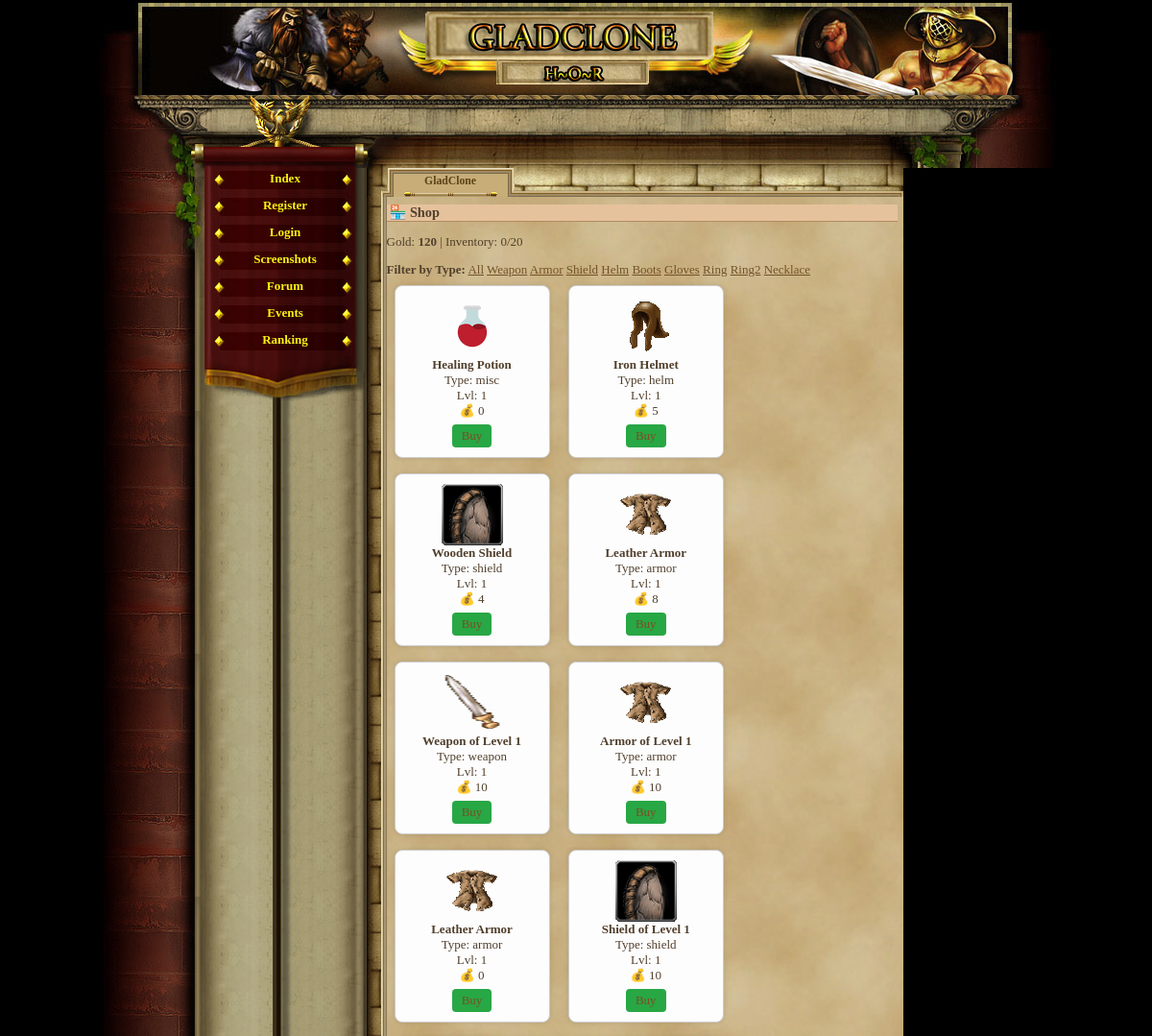
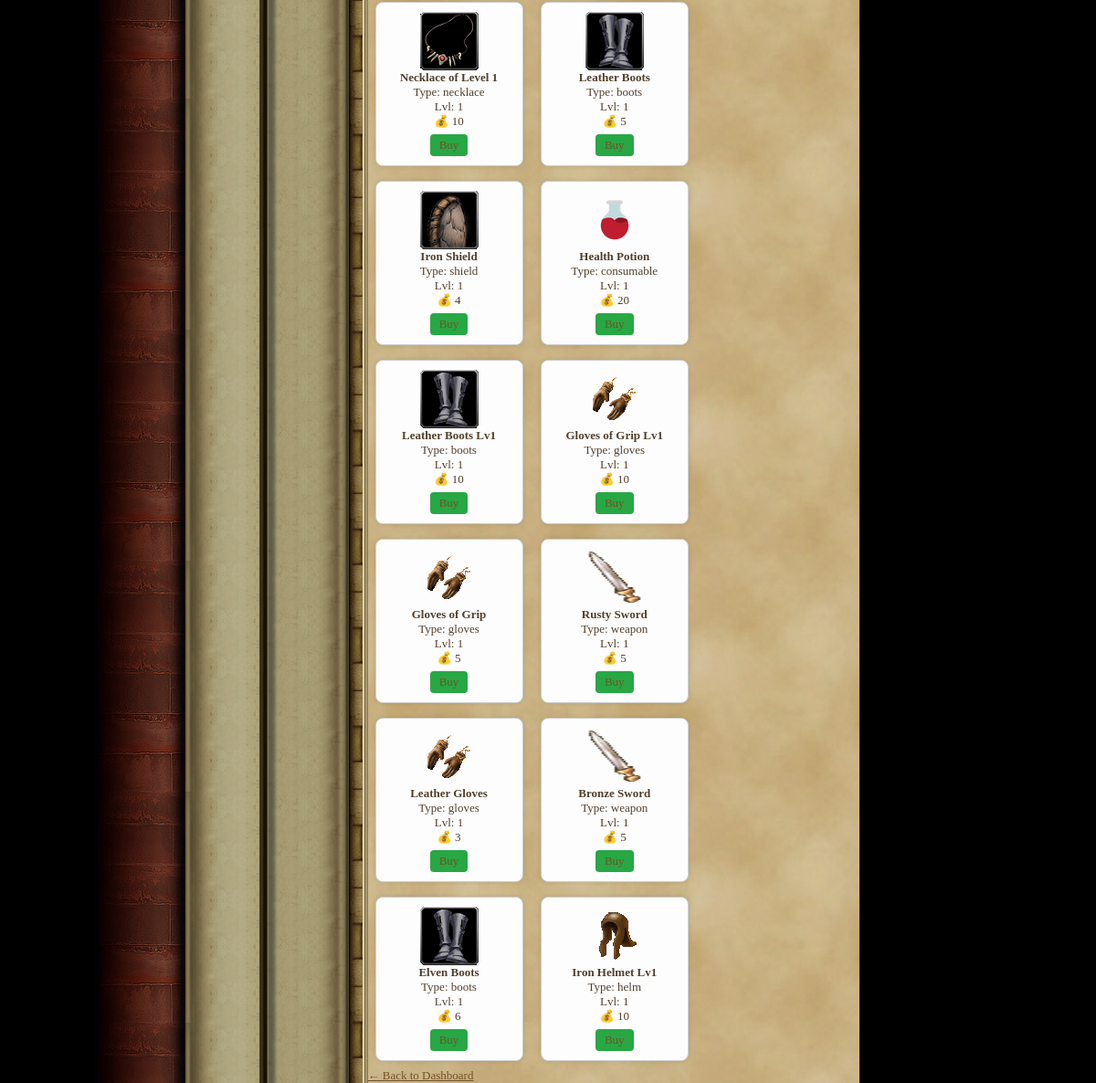
Page /shop.php (signed in) on the committed database (2 pictures, top to bottom).
### tables this page shows
CREATE TABLE `gracze` (
  `id` int(11) NOT NULL AUTO_INCREMENT,
  `gracz` int(11) NOT NULL DEFAULT '0',
  `login` varchar(24) NOT NULL,
  `haslo` varchar(40) NOT NULL,
  `email` varchar(40) NOT NULL,
  `plec` tinyint(4) NOT NULL DEFAULT '0',
  `avatar` tinyint(4) NOT NULL DEFAULT '1',
  `pregunta` text NOT NULL,
  `respuesta` text NOT NULL,
  `rank` int(1) NOT NULL DEFAULT '1',
  `nivel` int(1) NOT NULL DEFAULT '1',
  `exp` int(1) NOT NULL DEFAULT '0',
  `exp_max` int(1) NOT NULL DEFAULT '10',
  `honor` int(1) NOT NULL DEFAULT '0',
  `fama` int(1) NOT NULL DEFAULT '0',
  `victorias` int(1) NOT NULL DEFAULT '0',
  `perdidas` int(1) NOT NULL DEFAULT '0',
  `oro_robado` int(1) NOT NULL DEFAULT '0',
  `oro_perdido` int(1) NOT NULL DEFAULT '0',
  `atak` int(5) NOT NULL DEFAULT '0',
  `obrona` int(3) NOT NULL DEFAULT '0',
  `sila` int(1) NOT NULL DEFAULT '5',
  `sila_i` int(1) NOT NULL DEFAULT '0',
  `sila_max` int(1) NOT NULL DEFAULT '10',
  `zrecznosc` int(1) NOT NULL DEFAULT '5',
  `zrecznosc_i` int(1) NOT NULL DEFAULT '0',
  `zrecznosc_max` int(1) NOT NULL DEFAULT '10',
  `wyrzymalosc` int(1) NOT NULL DEFAULT '5',
  `wyrzymalosc_i` int(1) NOT NULL DEFAULT '0',
  `wyrzymalosc_max` int(1) NOT NULL DEFAULT '10',
  `constitucion` int(1) NOT NULL DEFAULT '5',
  `constitucion_i` int(1) NOT NULL DEFAULT '0',
  `constitucion_max` int(1) NOT NULL DEFAULT '10',
  `carisma` int(1) NOT NULL DEFAULT '5',
  `carisma_i` int(1) NOT NULL DEFAULT '0',
  `carisma_max` int(1) NOT NULL DEFAULT '10',
  `inteligencja` int(1) NOT NULL DEFAULT '5',
  `inteligencja_i` int(1) NOT NULL DEFAULT '0',
  `inteligencja_max` int(1) NOT NULL DEFAULT '10',
  `mdchance` int(1) NOT NULL DEFAULT '0',
  `dhchance` int(1) NOT NULL DEFAULT '0',
  `ctchance` int(1) NOT NULL DEFAULT '0',
  `zycie` int(100) NOT NULL DEFAULT '100',
  `zycie_max` int(100) NOT NULL DEFAULT '100',
  `obrazenia_min` int(1) NOT NULL DEFAULT '0',
  `obrazenia_max` int(3) NOT NULL DEFAULT '2',
  `zloto` int(100) NOT NULL DEFAULT '150',
  `zloto_skarbiec` int(11) NOT NULL,
  `punkty` int(11) NOT NULL,
  `pracuje` int(11) NOT NULL,
  `ostatnia_walka_pvp` int(11) NOT NULL,
  `ostatnia_walka_pvc` int(11) NOT NULL,
  `ostatnio_zregenerowano` int(11) NOT NULL,
  `titulo` varchar(24) NOT NULL DEFAULT 'Newbie',
  `arena_level` int(11) NOT NULL,
  `rubies` int(11) NOT NULL DEFAULT '0',
  `centurion_time` int(11) NOT NULL,
  `reportes` int(1) NOT NULL DEFAULT '0',
  `mensajes` int(1) NOT NULL DEFAULT '0',
  `noticias` int(1) NOT NULL DEFAULT '0',
  `bendicion1_type` int(11) NOT NULL,
  `bendicion1_time` int(11) NOT NULL,
  `bendicion2_type` int(11) NOT NULL,
  `bendicion2_time` int(11) NOT NULL,
  `bendicion3_type` int(11) NOT NULL,
  `bendicion3_time` int(11) NOT NULL,
  `bendicion4_type` int(11) NOT NULL,
  `bendicion4_time` int(11) NOT NULL,
  `ostatnia_aktywnosc` int(11) NOT NULL DEFAULT '0',
  `username_locked` tinyint(1) NOT NULL DEFAULT '0',
  `lock_login` tinyint(1) NOT NULL DEFAULT '0',
  PRIMARY KEY (`id`),
  UNIQUE KEY `login` (`login`)
);

CREATE TABLE `items` (
  `id` int(11) NOT NULL AUTO_INCREMENT,
  `name` varchar(50) NOT NULL,
  `description` text,
  `type` varchar(20) NOT NULL,
  `attack_bonus` int(11) DEFAULT '0',
  `defense_bonus` int(11) DEFAULT '0',
  `sell_value` int(11) NOT NULL DEFAULT '10',
  `value` int(11) NOT NULL DEFAULT '0',
  `price` int(11) NOT NULL DEFAULT '0',
  `image` varchar(255) DEFAULT 'default.png',
  `slot` varchar(20) NOT NULL DEFAULT 'misc',
  `dex_bonus` int(11) DEFAULT '0',
  `level_required` int(11) DEFAULT '1',
  PRIMARY KEY (`id`)
);

### shop.php (the view, shortened to what this page needs)
<?php
require_once('var/ustawienia.php');
require_once('gora_strony.php');
require_once('menu_l.php');
$player_id = $_SESSION['id'];
$player = $conn->query("SELECT nivel, zloto FROM gracze WHERE id = $player_id")->fetch_assoc();
$level = $player['nivel'];
$gold = $player['zloto'];
$inv_count = $conn->query("SELECT COUNT(*) AS total FROM player_items WHERE player_id = $player_id")->fetch_assoc()['total'];
$item_types = ['weapon', 'armor', 'shield', 'helm', 'boots', 'gloves', 'ring', 'ring2', 'necklace'];
$selected_type = $_GET['type'] ?? 'all';
$where = "level_required <= $level";
$shop_items = $conn->query("SELECT * FROM items WHERE $where ORDER BY RAND() LIMIT 20");
?>
<h2>🏪 Shop</h2>
<p>Gold: <strong><?= $gold ?></strong> | Inventory: <?= $inv_count ?>/20</p>
<div>
    <strong>Filter by Type:</strong>
    <a href="shop.php?type=all">All</a>
    <?php foreach ($item_types as $type): ?>
        <a href="shop.php?type=<?= $type ?>"><?= ucfirst($type) ?></a>
    <?php endforeach; ?>
</div>
<?php while ($item = $shop_items->fetch_assoc()): ?>
    <div class="item-box">
        <img src="items/<?= htmlspecialchars($item['image']) ?>" alt="<?= htmlspecialchars($item['name']) ?>"><br>
        <strong><?= htmlspecialchars($item['name']) ?></strong><br>
        Type: <?= $item['slot'] ?><br>
        Lvl: <?= $item['level_required'] ?><br>
        💰 <?= $item['value'] ?><br>
        <a class="buy-btn" href="shop.php?buy=<?= $item['id'] ?>&type=<?= urlencode($selected_type) ?>">Buy</a>
    </div>
<?php endwhile; ?>
<br><a href="index.php">← Back to Dashboard</a>

### game_05.css (style rules this page uses)
body, html { margin: 0; padding: 0; font-family:"Palatino Linotype", "Times New Roman", Times, serif; text-align: center; color: #513F2C; background-color: #000; font-size:16px; }
h2 { text-align:left; border-bottom:1px solid #b28b60; color:#513F2C; background-color:#e6c29c; margin:8px 0px 0px 0px; padding-left:3px; font-size:1.1em; }
a { -moz-user-focus: none; -moz-outline: none; outline: none; }
#content a { color:#735227; }

### shop.php (style rules this page uses)
.item-box { display: inline-block; text-align: center; border: 1px solid #ccc; padding: 10px; margin: 8px; width: 140px; border-radius: 8px; background: #fdfdfd; box-shadow: 0 0 5px rgba(0,0,0,0.1); }
.item-box img { width: 64px; height: 64px; }
.item-box a.buy-btn { display: inline-block; margin-top: 6px; padding: 4px 10px; background: #28a745; color: white; text-decoration: none; border-radius: 4px; }

### rows in the picture
gracze: zloto "120"
items: image (picture), name "Healing Potion", slot "misc", level_required "1", value "0"
items: image (picture), name "Iron Helmet", slot "helm", level_required "1", value "5"
items: image (picture), name "Wooden Shield", slot "shield", level_required "1", value "4"
items: image (picture), name "Leather Armor", slot "armor", level_required "1", value "8"
items: image (picture), name "Weapon of Level 1", slot "weapon", level_required "1", value "10"
items: image (picture), name "Armor of Level 1", slot "armor", level_required "1", value "10"
items: image (picture), name "Leather Armor", slot "armor", level_required "1", value "0"
items: image (picture), name "Shield of Level 1", slot "shield", level_required "1", value "10"
items: image (picture), name "Necklace of Level 1", slot "necklace", level_required "1", value "10"
items: image (picture), name "Leather Boots", slot "boots", level_required "1", value "5"
items: image (picture), name "Iron Shield", slot "shield", level_required "1", value "4"
items: image (picture), name "Health Potion", slot "consumable", level_required "1", value "20"
items: image (picture), name "Leather Boots Lv1", slot "boots", level_required "1", value "10"
items: image (picture), name "Gloves of Grip Lv1", slot "gloves", level_required "1", value "10"
items: image (picture), name "Gloves of Grip", slot "gloves", level_required "1", value "5"
items: image (picture), name "Rusty Sword", slot "weapon", level_required "1", value "5"
items: image (picture), name "Leather Gloves", slot "gloves", level_required "1", value "3"
items: image (picture), name "Bronze Sword", slot "weapon", level_required "1", value "5"
items: image (picture), name "Elven Boots", slot "boots", level_required "1", value "6"
items: image (picture), name "Iron Helmet Lv1", slot "helm", level_required "1", value "10"

### other values in the picture
$inv_count "0"
$type "Weapon"
$type "Armor"
$type "Shield"
$type "Helm"
$type "Boots"
$type "Gloves"
$type "Ring"
$type "Ring2"
$type "Necklace"
